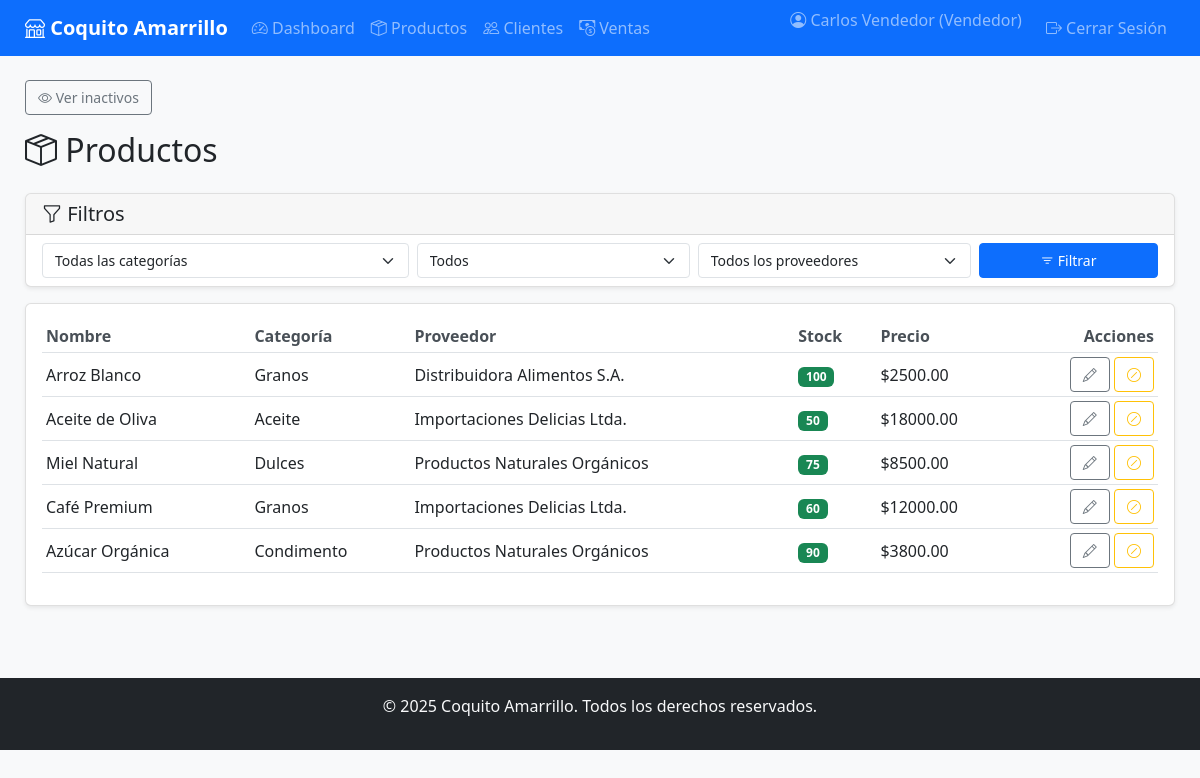
/products/ (signed in), run on the app's committed database.
### app/models/user.py (models this page shows, shortened)
class User(UserMixin, db.Model):
    __tablename__ = 'usuarios'
    id_usuario = db.Column(db.Integer, primary_key=True)
    nombre = db.Column(db.String(100), nullable=False)
    email = db.Column(db.String(100), nullable=False, unique=True)
    _password_hash = db.Column('password', db.String(255), nullable=False)
    rol_id = db.Column(db.Integer, db.ForeignKey('roles.id_rol'), nullable=False)
    activo = db.Column(db.Boolean, default=True)  # Campo para soft delete
    fecha_eliminacion = db.Column(db.DateTime)    # Fecha de desactivación
    fecha_registro = db.Column(db.DateTime)
    rol = relationship('Role', back_populates='usuarios')
    empleado_asociado = relationship('Staff', back_populates='usuario')
    empleados = relationship('Supplier', back_populates='usuarios')
    @property
    def password(self):
        raise AttributeError('La contraseña no es legible')
    @password.setter
    def password(self, raw_password):
        self.validate_password_strength(raw_password)
        self._password_hash = bcrypt.generate_password_hash(raw_password).decode('utf-8')

### app/models/role.py (models this page shows, shortened)
class Role(db.Model):
    __tablename__ = 'roles'
    id_rol = db.Column(db.Integer, primary_key=True)
    nombre = db.Column(db.String(50), nullable=False, unique=True)
    descripcion = db.Column(db.String(150))
    activo = db.Column(db.Boolean, default=True)
    fecha_eliminacion = db.Column(db.DateTime)
    usuarios = relationship('User', back_populates='rol', cascade='save-update, merge')

### app/models/product.py (models this page shows, shortened)
class Product(db.Model):
    __tablename__ = 'productos'
    id_producto = db.Column(db.Integer, primary_key=True)
    nombre = db.Column(db.String(100), nullable=False)
    categoria = db.Column(db.String(100), nullable=False)
    descripcion = db.Column(db.Text)
    precio = db.Column(db.Numeric(10, 2), nullable=False)
    stock = db.Column(db.Integer, default=0)
    proveedor_id = db.Column(db.Integer, db.ForeignKey('proveedores.id_proveedor'))
    activo = db.Column(db.Boolean, default=True)  # Campo para soft delete
    fecha_eliminacion = db.Column(db.DateTime)    # Fecha de desactivación
    proveedor = relationship('Supplier', back_populates='productos')
    ventas = relationship('SaleProduct', back_populates='producto')
    ordenes_cliente = relationship('ClientOrderProduct', back_populates='producto')
    ordenes_proveedor = relationship('SupplierOrderProduct', back_populates='producto')

### app/models/supplier.py (models this page shows, shortened)
class Supplier(db.Model):
    __tablename__ = 'proveedores'
    id_proveedor = db.Column(db.Integer, primary_key=True)
    nombre = db.Column(db.String(100), nullable=False)
    contacto = db.Column(db.String(100))
    ciudad_id = db.Column(db.Integer, db.ForeignKey('ciudades.id_ciudad'))
    activo = db.Column(db.Boolean, default=True)
    fecha_eliminacion = db.Column(db.DateTime)
    usuario_id = db.Column(db.Integer, db.ForeignKey('usuarios.id_usuario'))
    ciudad = relationship('City', back_populates='proveedores')
    productos = relationship('Product', back_populates='proveedor')
    ordenes = relationship('SupplierOrder', back_populates='proveedor')
    empleados = relationship('Staff', back_populates='proveedor')
    usuarios = relationship('User', back_populates='empleados')

### app/routes/products.py (the view)
@products_bp.route('/')
@login_required
def list_products():
    products = Product.query.all()
    if current_user.rol.nombre not in ['Administrador', 'Vendedor']:
        flash('No tienes permisos para acceder a esta página', 'danger')
        return redirect(url_for('dashboard.dashboard'))
    categorias = [row[0] for row in db.session.query(distinct(Product.categoria)).all() if row[0]]
    proveedores = Supplier.query.filter_by(activo=True).all()
    try:
        mostrar_inactivos = request.args.get('mostrar_inactivos', 'false').lower() in ['1', 'true', 'yes']
        if mostrar_inactivos:
            products = Product.query.all()
        else:
            products = Product.query.filter_by(activo=True).all()
        categoria = request.args.get('categoria', '').strip()
        disponibilidad = request.args.get('disponibilidad', '').strip()
        proveedor_id = request.args.get('proveedor', '').strip()
        query = Product.query
        if not (mostrar_inactivos and current_user.rol.nombre == 'Administrador'):
            query = query.filter(Product.activo == True)
        if categoria:
            query = query.filter(Product.categoria.ilike(f"%{categoria}%"))
        if disponibilidad == 'disponible':
            query = query.filter(Product.stock > 0)
        elif disponibilidad == 'agotado':
            query = query.filter(Product.stock == 0)
        if proveedor_id:
            query = query.filter(Product.proveedor_id == int(proveedor_id))
        products = query.all()
        form = EmptyForm()
        return render_template(
            'products/list.html',
            products=products,
            mostrar_inactivos=mostrar_inactivos,
            proveedores=proveedores,
            categorias=categorias,
            form=form
            )
    except Exception as e:
        flash(f'Error al cargar Productos: {str(e)}', 'danger')
        return redirect(url_for('dashboard.dashboard'))

### app/forms.py
class EmptyForm(FlaskForm):
    pass

### app/__init__.py (called while the page is built)
@login_manager.user_loader
def load_user(user_id):
    from app.models import User
    return User.query.get(int(user_id))

### app/templates/products/list.html (shortened to what this page needs)
{% extends "base.html" %}
{% block content %}
<div class="mb-3 align-items-right">
    {% if mostrar_inactivos %}
    <a href="{{ url_for('products.list_products') }}" class="btn btn-sm btn-outline-secondary">
        <i class="bi bi-eye-slash"></i> Ocultar inactivos
    </a>
    {% else %}
    <a href="{{ url_for('products.list_products', mostrar_inactivos='true') }}"
        class="btn btn-sm btn-outline-secondary">
        <i class="bi bi-eye"></i> Ver inactivos
    </a>
    {% endif %}
</div>
<div class="d-flex justify-content-between align-items-center mb-3 mb-md-4">
    <h1 class="h2 mb-0 text-dark"><i class="bi bi-box-seam d-none d-md-inline"></i> Productos</h1>
</div>
<div class="card mb-3">
    <div class="card-header py-2">
        <h5 class="card-title mb-0 d-none d-md-block"><i class="bi bi-funnel"></i> Filtros</h5>
    </div>
    <div class="collapse d-md-block" id="filtersCollapse">
        <div class="card-body py-2">
            <form method="GET" class="row g-2">
                <div class="col-12 col-md-4">
                    <select class="form-select form-select-sm" name="categoria">
                        <option value="">Todas las categorías</option>
                    </select>
                </div>
                <div class="col-12 col-md-3">
                    <select class="form-select form-select-sm" name="disponibilidad">
                        <option value="">Todos</option>
                    </select>
                </div>
                {% if proveedores %}
                <div class="col-12 col-md-3">
                    <select class="form-select form-select-sm" name="proveedor">
                        <option value="">Todos los proveedores</option>
                    </select>
                </div>
                {% endif %}
                <div class="col-12 col-md-2">
                    <button type="submit" class="btn btn-primary btn-sm w-100">
                        <i class="bi bi-filter"></i> <span class="d-none d-md-inline">Filtrar</span>
                    </button>
                </div>
            </form>
        </div>
    </div>
</div>
<div class="card">
    <div class="card-body table-responsive">
        {% if products %}
        <table class="table table-sm table-hover align-middle">
            <thead>
                <tr>
                    <th>Nombre</th>
                    <th>Categoría</th>
                    <th>Proveedor</th>
                    <th>Stock</th>
                    <th>Precio</th>
                    <th class="text-end">Acciones</th>
                </tr>
            </thead>
            <tbody>
                {% for product in products %}
                <tr>
                    <td>{{ product.nombre }}</td>
                    <td>{{ product.categoria }}</td>
                    <td>{{ product.proveedor.nombre if product.proveedor else '-' }}</td>
                    <td>
                        {% if product.stock > 0 %}
                        <span class="badge bg-success">{{ product.stock }}</span>
                        {% else %}
                        <span class="badge bg-danger">Agotado</span>
                        {% endif %}
                    </td>
                    <td>${{ '%.2f'|format(product.precio) }}</td>
                    <td class="text-end">
                        <a href="{{ url_for('products.edit_product', product_id=product.id_producto) }}"
                            class="btn btn-sm btn-outline-secondary">
                            <i class="bi bi-pencil"></i>
                        </a>
                        {% if product.activo %}
                        <form action="{{ url_for('products.delete_product', product_id=product.id_producto) }}"
                            method="POST" class="d-inline">
                            <button type="submit" class="btn btn-sm btn-outline-warning"
                                onclick="return confirm('¿Seguro que deseas desactivar este producto?')">
                                <i class="bi bi-slash-circle"></i>
                            </button>
                        </form>
                        {% endif %}
                    </td>
                </tr>
                {% endfor %}
            </tbody>
        </table>
        {% else %}
        <p class="text-center text-muted">No se encontraron productos.</p>
        {% endif %}
    </div>
</div>
{% endblock %}

### app/templates/base.html (shortened to what this page needs)
<!DOCTYPE html>
<html lang="es">
<head>
    <link href="https://cdn.jsdelivr.net/npm/bootstrap@5.3.0/dist/css/bootstrap.min.css" rel="stylesheet">
    <link rel="stylesheet" href="https://cdn.jsdelivr.net/npm/bootstrap-icons@1.10.0/font/bootstrap-icons.css">
    <link rel="stylesheet" href="https://cdnjs.cloudflare.com/ajax/libs/font-awesome/6.4.0/css/all.min.css">
    <link rel="stylesheet" href="{{ url_for('static', filename='css/style.css') }}">
</head>
<body>
    <nav class="navbar navbar-expand-lg navbar-dark bg-primary">
        <div class="container-fluid">
            <a class="navbar-brand" href="{{ url_for('dashboard.dashboard') }}">
                <i class="bi bi-shop"></i> Coquito Amarrillo
            </a>
            <div class="collapse navbar-collapse" id="navbarNav">
                <ul class="navbar-nav me-auto">
                    {% if current_user.is_authenticated %}
                    <li class="nav-item">
                        <a class="nav-link" href="{{ url_for('dashboard.dashboard') }}">
                            <i class="bi bi-speedometer2"></i> Dashboard
                        </a>
                    </li>
                    {% if current_user.rol.nombre in ['Administrador', 'Vendedor'] %}
                    <li class="nav-item">
                        <a class="nav-link" href="{{ url_for('products.list_products') }}">
                            <i class="bi bi-box-seam"></i> Productos
                        </a>
                    </li>
                    <li class="nav-item">
                        <a class="nav-link" href="{{ url_for('clients.list_clients') }}">
                            <i class="bi bi-people"></i> Clientes
                        </a>
                    </li>
                    <li class="nav-item">
                        <a class="nav-link" href="{{ url_for('sales.list_sales') }}">
                            <i class="bi bi-cash-coin"></i> Ventas
                        </a>
                    </li>
                    {% endif %}
                    {% endif %}
                </ul>
                <ul class="navbar-nav">
                    {% if current_user.is_authenticated %}
                    <li class="nav-item">
                        <span class="navbar-text me-3">
                            <i class="bi bi-person-circle"></i> {{ current_user.nombre }} ({{ current_user.rol.nombre
                            }})
                        </span>
                    </li>
                    <li class="nav-item">
                        <a class="nav-link" href="{{ url_for('auth.logout') }}">
                            <i class="bi bi-box-arrow-right"></i> Cerrar Sesión
                        </a>
                    </li>
                    {% else %}
                    <li class="nav-item">
                        <a class="nav-link" href="{{ url_for('auth.login') }}">
                            <i class="bi bi-box-arrow-in-right"></i> Iniciar Sesión
                        </a>
                    </li>
                    {% endif %}
                </ul>
            </div>
        </div>
    </nav>
    <div class="container-fluid mt-4">
        <div class="row">
            <main class="col-md-12">
                {% block content %}{% endblock %}
            </main>
        </div>
    </div>
    <footer class="bg-dark text-light text-center py-3 mt-5">
        <div class="container">
            <p>&copy; 2025 Coquito Amarrillo. Todos los derechos reservados.</p>
        </div>
    </footer>
</body>
</html>

### app/static/css/style.css (style rules this page uses)
:root { --primary-color: #0d6efd; --secondary-color: #6c757d; --success-color: #198754; --danger-color: #dc3545; --warning-color: #ffc107; --info-color: #0dcaf0; --breakpoint-sm: 576px; --breakpoint-md: 768px; --breakpoint-lg: 992px; --breakpoint-xl: 1200px; }
body { font-family: 'Segoe UI', Tahoma, Geneva, Verdana, sans-serif; background-color: #f8f9fa; min-height: 100vh; display: flex; flex-direction: column; }
.navbar-brand { font-weight: bold; }
.navbar-nav .nav-link { padding: 0.5rem 0.8rem; }
.container-fluid { padding-left: 15px; padding-right: 15px; }
.card { box-shadow: 0 0.125rem 0.25rem rgba(0, 0, 0, 0.075); border: 1px solid rgba(0, 0, 0, 0.125); margin-bottom: 1.5rem; }
.card-header { background-color: rgba(0, 0, 0, 0.03); border-bottom: 1px solid rgba(0, 0, 0, 0.125); padding: 0.75rem 1rem; }
.table-responsive { overflow-x: auto; -webkit-overflow-scrolling: touch; }
.table th { border-top: none; font-weight: 600; color: #495057; white-space: nowrap; }
.table td { vertical-align: middle; }
.btn { padding: 0.375rem 0.75rem; font-size: 0.875rem; }
.form-control, .form-select { padding: 0.375rem 0.75rem; font-size: 0.875rem; }
@media (min-width: 769px) { .container-fluid { padding-left: 25px; padding-right: 25px; } }
@media (min-width: 769px) { .navbar-nav .nav-link { padding: 0.5rem 1rem; } }
body { display: flex; flex-direction: column; min-height: 100vh; }
main { flex: 1 0 auto; }
footer { flex-shrink: 0; }

### data on the page
User: nombre "Carlos Vendedor"
Role: rol.nombre "Vendedor"
Product: nombre "Arroz Blanco", categoria "Granos", proveedor "Distribuidora Alimentos S.A.", stock "100", precio "2500.00"
Product: nombre "Aceite de Oliva", categoria "Aceite", proveedor "Importaciones Delicias Ltda.", stock "50", precio "18000.00"
Product: nombre "Miel Natural", categoria "Dulces", proveedor "Productos Naturales Orgánicos", stock "75", precio "8500.00"
Product: nombre "Café Premium", categoria "Granos", proveedor "Importaciones Delicias Ltda.", stock "60", precio "12000.00"
Product: nombre "Azúcar Orgánica", categoria "Condimento", proveedor "Productos Naturales Orgánicos", stock "90", precio "3800.00"
